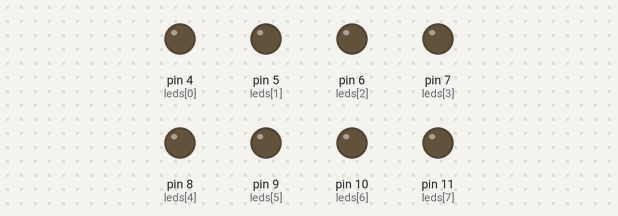
A sketch run on a simulated Arduino Uno, built with avr-gcc and run on an emulated ATmega328P. Shown: output pins drawn as LEDs (lit = HIGH). What the sketch prints to the serial monitor is not drawn.

Above: at 0.12 s.
At 4.88 s:
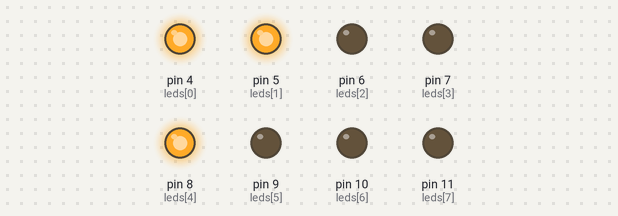
At 9.89 s:
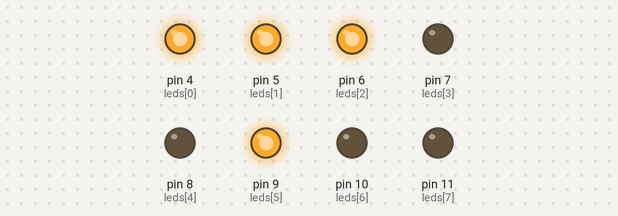
At 19.91 s:
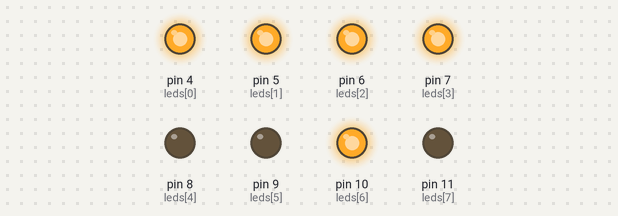
At 29.69 s:
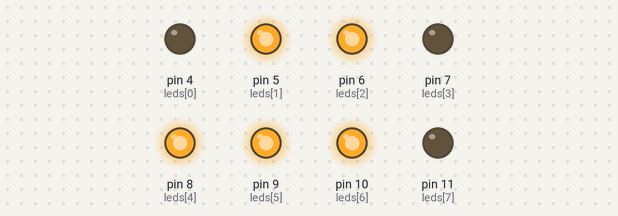
At 39.71 s:
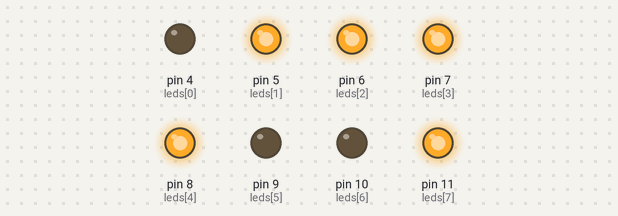
Timing chart, 0 to 40.0 s (numbered marks = the images above):
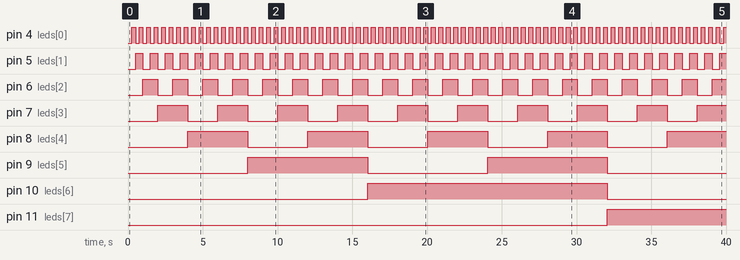

Measured:
- by itself, pin 4 (leds[0]): alternates HIGH for 0.25 s and LOW for 0.25 s
- by itself, pin 5 (leds[1]): alternates HIGH for 0.50 s and LOW for 0.50 s
- by itself, pin 6 (leds[2]): alternates HIGH for 1.0 s and LOW for 1.0 s
- by itself, pin 7 (leds[3]): alternates HIGH for 2.0 s and LOW for 2.0 s
- by itself, pin 8 (leds[4]): alternates HIGH for 4.0 s and LOW for 4.0 s
- by itself, pin 9 (leds[5]): alternates HIGH for 8.0 s and LOW for 8.0 s
- by itself, pin 10 (leds[6]): LOW → HIGH at 16.0 s, → LOW 16.0 s later
- by itself, pin 11 (leds[7]): LOW → HIGH at 32.1 s

The sketch:

E_14_ContadorBinario.ino
```cpp
int leds[] = {4, 5, 6, 7, 8, 9, 10, 11};
int ledState[] = {false, false, false, false, false, false, false, false};

void setup() {
  // put your setup code here, to run once:
  Serial.begin(9600);
  Serial.setTimeout(15);
  for(int led = 0; led < 8; led++){
    pinMode(leds[led], OUTPUT);
  }
}

byte number = 0;
void loop() {
  for (int bit = 7; bit >= 0; bit--){
    Serial.print(bitRead(number, bit));
    digitalWrite(leds[bit], bitRead(number, bit));
  }
  number++;
  delay(250);
}
```
